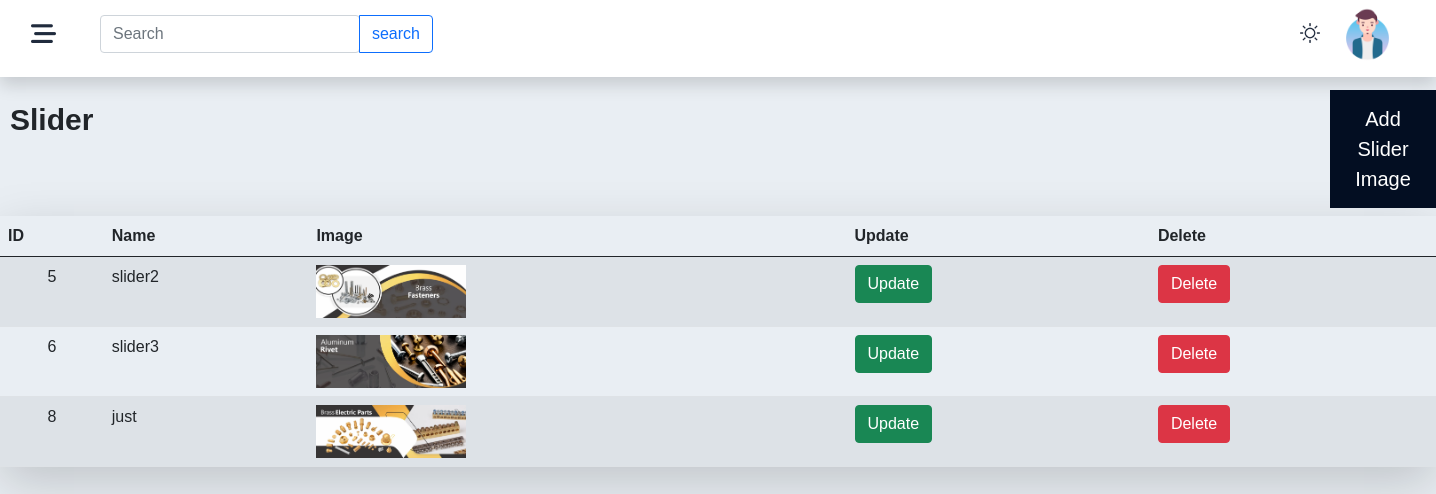
Page /admin/slider.php on the committed database.
### tables this page shows
CREATE TABLE `slider` (
  `id` int(255) NOT NULL,
  `name` varchar(999) NOT NULL,
  `image` varchar(999) NOT NULL
);

### admin/slider.php (the view, shortened to what this page needs)
<!DOCTYPE html>
<html lang="en">
<head>
	<link href="https://cdn.jsdelivr.net/npm/bootstrap@5.0.2/dist/css/bootstrap.min.css" rel="stylesheet">
	<link rel="stylesheet" href="https://cdnjs.cloudflare.com/ajax/libs/font-awesome/6.5.1/css/all.min.css" />
	<link rel="stylesheet" href="https://use.fontawesome.com/releases/v5.7.2/css/all.css">
	<link rel="stylesheet" href="includes/css/footer.css">
	<link rel="stylesheet" href="includes/css/slider.css">
	<link rel="stylesheet" href="includes/css/header.css">
</head>
<body>
	<?php include 'includes/php/header.php'?>
     <div class="slider_content">
          <div class="tp-title-slider">
               Slider
          </div>
          <div class="button_content">
			<button onclick="document.getElementById('id01').style.display='block'" style="width:auto;" class="btn_cat">Add Slider Image</button>
		</div>
          <div class="admin_table">
			<table class="table table-hover table-borderd table-striped shadow-lg">
				<thead>
					<tr>
						<th scope="col">ID</th>
						<th scope="col">Name</th>
						<th scope="col">Image</th>
						<th scope="col">Update</th>
						<th scope="col">Delete</th>
					</tr>
				</thead>
				<tbody>
					<?php
						$st = "SELECT * FROM `slider` WHERE 1";
						$res = mysqli_query($cn, $st) or die("Not Inserted");
						while ($fld=mysqli_fetch_array($res)) {
					?>
						<tr>
							<td><p style="text-align: center;"><?php echo $fld['id']?></p></td>
							<td><?php echo $fld['name']?></td>
							<td>
								<img src="<?php echo $fld['image']?>" width="150px" alt="Uploaded Image">
							</td>
							<td><a href="update_slider.php?id=<?php echo $fld['id']?>" class="btn btn-success">Update</a></td>
							<td><a href="delete_slider.php?id=<?php echo $fld['id']?>" class="btn btn-danger">Delete</a></td>
						</tr>
					<?php
						}
					?>
				</tbody>
			</table>
          </div>
     </div>
</body>
</html>

### admin/includes/css/slider.css (style rules this page uses)
body { font-family: Arial, Helvetica, sans-serif; background-color: #e9eef3; margin-bottom: 20px; }
.tp-title-slider { margin-left: 10px; margin-top: 20px; font-size: 30px; font-weight: 600; }
.button_content { margin-top: -60px; margin-left: 1330px; }
.btn_cat { background-color: #030e22; color: white; padding: 14px 20px; margin: 8px 0; border: none; cursor: pointer; width: 100%; font-size: 20px; }

### rows in the picture
slider: id "5", name "slider2", image (picture)
slider: id "6", name "slider3", image (picture)
slider: id "8", name "just", image (picture)
